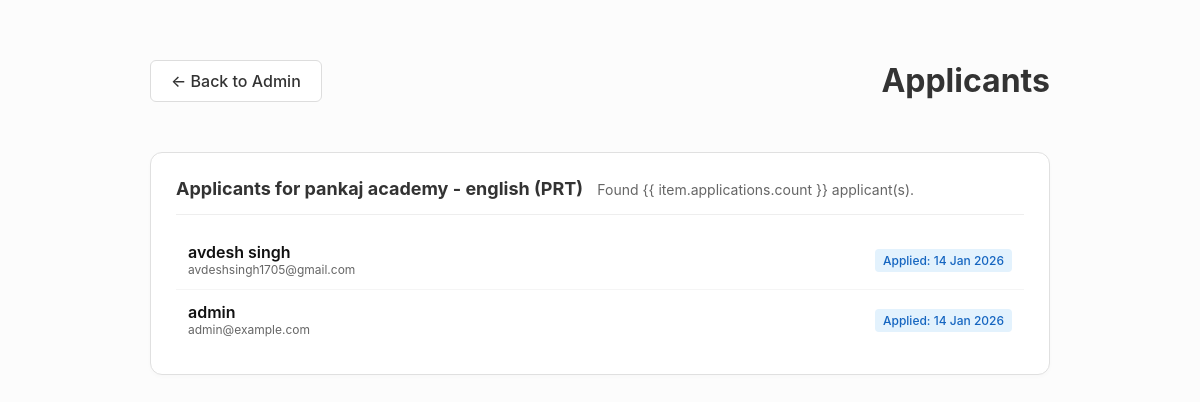
Page /manage/vacancy/applicants/17/ (signed in) on the committed database.
### core/models.py (models this page shows, shortened)
class VacancyPost(models.Model):
    POST_CATEGORY_CHOICES = [
        ('prt', 'PRT'),
        ('tgt', 'TGT'),
        ('pgt', 'PGT'),
        ('other', 'Other'),
    ]
    vacancy = models.ForeignKey(Vacancy, on_delete=models.CASCADE, related_name='posts')
    category = models.CharField(max_length=20, choices=POST_CATEGORY_CHOICES)
    alert_emails_sent = models.BooleanField(default=False, help_text="Checked if daily alert script has already processed this post.")
    subject = models.CharField(max_length=100)
    qualification = models.TextField(blank=True, default="NA")
    compensation = models.TextField(blank=True, default="NA")
    eligibility = models.TextField(blank=True, default="NA")
    age_limit = models.TextField(blank=True, default="NA")

class Vacancy(models.Model):
    institute = models.ForeignKey(Institute, on_delete=models.CASCADE, related_name='vacancies')
    application_link = models.CharField(max_length=500)  # Link or Email
    is_active = models.BooleanField(default=True)
    created_at = models.DateTimeField(auto_now_add=True)

class Institute(models.Model):
    CATEGORY_CHOICES = [
        ('govt', 'Government School'),
        ('semi', 'Semi-Government School'),
        ('private', 'Private School'),
        ('coaching', 'Private Coaching & Tution'),
    ]
    name = models.CharField(max_length=255)
    category = models.CharField(max_length=50, choices=CATEGORY_CHOICES)
    state = models.CharField(max_length=100)
    district = models.CharField(max_length=100)
    belief = models.TextField(blank=True)
    created_at = models.DateTimeField(auto_now_add=True)

class UserApplication(models.Model):
    STATUS_CHOICES = [
        ('applied', 'Applied'),
        ('saved', 'Saved for Later'),
        ('not_interested', 'Not Interested'),
    ]
    user = models.ForeignKey(User, on_delete=models.CASCADE, related_name='applications')
    vacancy_post = models.ForeignKey(VacancyPost, on_delete=models.CASCADE, related_name='applications')
    status = models.CharField(max_length=20, choices=STATUS_CHOICES, default='applied')
    applied_at = models.DateTimeField(auto_now_add=True)
    class Meta:
        unique_together = ['user', 'vacancy_post', 'status']

class UserVerification(models.Model):
    user = models.OneToOneField(User, on_delete=models.CASCADE, related_name='verification')
    full_name = models.CharField(max_length=255, blank=True)
    phone_number = models.CharField(max_length=20, blank=True)
    gender = models.CharField(max_length=20, choices=[('Male', 'Male'), ('Female', 'Female'), ('Other', 'Other')], blank=True, null=True)
    dob = models.DateField(blank=True, null=True)
    unique_number = models.CharField(max_length=50, blank=True)
    additional_email = models.EmailField(blank=True, null=True)
    highest_qual_desc = models.TextField(blank=True)
    highest_qual_file = models.FileField(upload_to='verification/qualifications/', storage=get_raw_storage, blank=True, null=True)
    edu_cert_desc = models.TextField(blank=True)
    edu_cert_file = models.FileField(upload_to='verification/certificates/', storage=get_raw_storage, blank=True, null=True)
    exp_desc = models.TextField(blank=True)
    exp_file = models.FileField(upload_to='verification/experience/', storage=get_raw_storage, blank=True, null=True)
    expected_salary = models.CharField(max_length=100, blank=True)
    salary_statement_file = models.FileField(upload_to='verification/salary/', storage=get_raw_storage, blank=True, null=True)
    resume = models.FileField(upload_to='verification/resumes/', storage=get_raw_storage, blank=True, null=True)
    last_syllabus_visit = models.DateTimeField(blank=True, null=True)
    location_preferences = models.JSONField(default=list, blank=True)
    alert_engagement_score = models.IntegerField(default=0, help_text="Number of times user explicitly applied to jobs.")
    viewed_vacancies = models.ManyToManyField(VacancyPost, blank=True, related_name='viewed_by_users', help_text="Jobs proactively viewed before alert sending.")
    updated_at = models.DateTimeField(auto_now=True)

### core/views.py (the view)
# urls.py: path('manage/vacancy/applicants/<int:vacancy_id>/', views.vacancy_applicants, name='vacancy_applicants'),
@login_required(login_url='login_view')
def vacancy_applicants(request, vacancy_id):
    if not request.user.is_superuser:
        return redirect('home')
    vacancy = get_object_or_404(Vacancy, id=vacancy_id)
    posts = vacancy.posts.all()
    applicants_data = []
    total_applicants = 0
    for post in posts:
        apps = UserApplication.objects.filter(vacancy_post=post, status='applied').select_related('user', 'user__verification')
        if apps.exists():
            applicants_data.append({
                'post': post,
                'applications': apps
            })
            total_applicants += apps.count()
    return render(request, 'core/vacancy_applicants.html', {
        'vacancy': vacancy,
        'applicants_data': applicants_data,
        'total_applicants': total_applicants
    })

### core/context_processors.py (called while the page is built)
def user_verification_context(request):
    context = {
        'user_first_name': None,
        'user_full_name': None
    }
    if request.user.is_authenticated:
        try:
            if hasattr(request.user, 'verification'):
                verification = request.user.verification
                if verification.full_name:
                    context['user_full_name'] = verification.full_name
                    context['user_first_name'] = verification.full_name.split()[0]
        except:
            pass
    return context

def site_settings(request):
    from .models import SiteSettings
    settings = SiteSettings.objects.first()
    if not settings:
        settings = SiteSettings.objects.create()
    return {'site_settings': settings}

### core/templates/core/vacancy_applicants.html (shortened to what this page needs)
<!DOCTYPE html>
<html lang="en">
<head>
</head>
<body>
    <div class="container">
        <div class="header">
            <a href="{% url 'admin_dashboard' %}" class="back-btn">← Back to Admin</a>
            <h1>Applicants</h1>
        </div>
        {% for item in applicants_data %}
        <div class="card">
            <div class="post-title">
                Applicants for {{ vacancy.institute.name }} - {{ item.post.subject }} ({{ item.post.category|upper }})
                <span style="font-weight: 400; color: #666; font-size: 14px; margin-left: 10px;">Found {{
                    item.applications.count }} applicant(s).</span>
            </div>
            {% for app in item.applications %}
            <div class="applicant-row">
                <div>
                    <a href="{% url 'user_dashboard_admin' app.user.id %}" class="applicant-name">
                        {{ app.user.verification.full_name|default:app.user.username }}
                    </a>
                    <div style="font-size: 12px; color: #666;">{{ app.user.email }}</div>
                </div>
                <div>
                    <span class="status-badge">Applied: {{ app.applied_at|date:"d M Y" }}</span>
                </div>
            </div>
            {% endfor %}
        </div>
        {% endfor %}
    </div>
</body>
</html>

### core/templates/core/vacancy_applicants.html (style rules this page uses)
body { font-family: 'Inter', sans-serif; background: #fcfcfc; color: #333; margin: 0; padding: 40px; }
.container { max-width: 900px; margin: 0 auto; }
.header { display: flex; justify-content: space-between; align-items: center; margin-bottom: 30px; }
.back-btn { padding: 10px 20px; background: white; border: 1px solid #ddd; border-radius: 6px; text-decoration: none; color: #333; font-weight: 500; }
.card { background: white; border: 1px solid #e0e0e0; border-radius: 12px; padding: 25px; margin-bottom: 25px; box-shadow: 0 2px 4px rgba(0, 0, 0, 0.02); }
.post-title { font-size: 18px; font-weight: 700; border-bottom: 1px solid #eee; padding-bottom: 15px; margin-bottom: 15px; }
.applicant-row { padding: 12px; border-bottom: 1px solid #f5f5f5; display: flex; justify-content: space-between; align-items: center; }
.applicant-row:last-child { border-bottom: none; }
.applicant-name { font-weight: 600; color: #111; text-decoration: none; cursor: pointer; }
.status-badge { padding: 4px 8px; background: #e3f2fd; color: #1565c0; border-radius: 4px; font-size: 12px; font-weight: 500; }

### rows in the picture
VacancyPost: post.subject "english", post.category "PRT"
Vacancy: institute.name "pankaj academy"
UserApplication: user.verification.full_name "avdesh singh", user.email "avdeshsingh1705@gmail.com", applied_at "14 Jan 2026"
UserApplication: user.verification.full_name "admin", user.email "admin@example.com", applied_at "14 Jan 2026"
